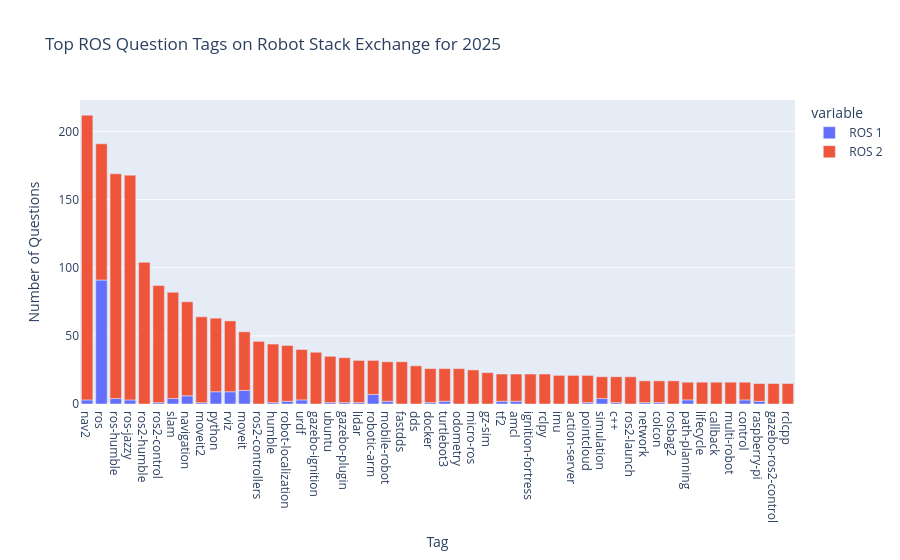

The cell this chart's notebook holds for it:
### Code cell
# The first two are ROS and ROS 2 so skip them
fig = px.bar(df[2:52], x="Tag", y=["ROS 1","ROS 2"],  title="Top ROS Question Tags on Robot Stack Exchange for {0}".format(this_year))
fig.update_layout(
        #autosize=False,
        #width=800,
        #height=400,
        #template='plotly_dark',
        yaxis_title=dict(text='Number of Questions'),#, font=dict(size=16, color='#FFFFFF')),
        #yaxis_title=dict(text='7 day avg', font=dict(size=16, color='#FFFFFF')),
        #plot_bgcolor='rgb(50, 50, 50)',
        #xaxis=dict(tickfont=dict(size=14, color='#FFFFFF')),
        #yaxis=dict(tickfont=dict(size=14, color='#FFFFFF')),
        #legend=dict(x=0.1, y=1.1, orientation='h', font=dict(color='#FFFFFF')),
        #margin=dict(l=10, r=10, t=100, b=50)
    )

fig.show()

### Figure 1 — Plotly figure (JSON) as saved in the notebook; plotly's stock layout.template omitted (floating-point values rounded to 4 significant figures)
{"data": [{"hovertemplate": "variable=ROS 1<br>Tag=%{x}<br>value=%{y}<extra></extra>", "legendgroup": "ROS 1", "marker": {"color": "#636efa", "pattern": {"shape": ""}}, "name": "ROS 1", "orientation": "v", "showlegend": true, "textposition": "auto", "type": "bar", "x": ["nav2", "ros", "ros-humble", "ros-jazzy", "ros2-humble", "ros2-control", "slam", "navigation", "moveit2", "python", "rviz", "moveit", "ros2-controllers", "humble", "robot-localization", "urdf", "gazebo-ignition", "ubuntu", "gazebo-plugin", "lidar", "robotic-arm", "mobile-robot", "fastdds", "dds", "docker", "turtlebot3", "odometry", "micro-ros", "gz-sim", "tf2", "amcl", "ignition-fortress", "rclpy", "imu", "action-server", "pointcloud", "simulation", "c++", "ros2-launch", "network", "colcon", "rosbag2", "path-planning", "lifecycle", "callback", "multi-robot", "control", "raspberry-pi", "gazebo-ros2-control", "rclcpp"], "xaxis": "x", "y": [3.0, 91.0, 4.0, 3.0, 0.0, 1.0, 4.0, 6.0, 1.0, 9.0, 9.0, 10.0, 0.0, 1.0, 2.0, 3.0, 0.0, 1.0, 1.0, 1.0, 7.0, 2.0, 0.0, 0.0, 1.0, 2.0, 0.0, 0.0, 0.0, 2.0, 2.0, 0.0, 0.0, 0.0, 0.0, 1.0, 4.0, 1.0, 0.0, 1.0, 1.0, 0.0, 3.0, 0.0, 0.0, 0.0, 3.0, 2.0, 0.0, 0.0], "yaxis": "y"}, {"hovertemplate": "variable=ROS 2<br>Tag=%{x}<br>value=%{y}<extra></extra>", "legendgroup": "ROS 2", "marker": {"color": "#EF553B", "pattern": {"shape": ""}}, "name": "ROS 2", "orientation": "v", "showlegend": true, "textposition": "auto", "type": "bar", "x": ["nav2", "ros", "ros-humble", "ros-jazzy", "ros2-humble", "ros2-control", "slam", "navigation", "moveit2", "python", "rviz", "moveit", "ros2-controllers", "humble", "robot-localization", "urdf", "gazebo-ignition", "ubuntu", "gazebo-plugin", "lidar", "robotic-arm", "mobile-robot", "fastdds", "dds", "docker", "turtlebot3", "odometry", "micro-ros", "gz-sim", "tf2", "amcl", "ignition-fortress", "rclpy", "imu", "action-server", "pointcloud", "simulation", "c++", "ros2-launch", "network", "colcon", "rosbag2", "path-planning", "lifecycle", "callback", "multi-robot", "control", "raspberry-pi", "gazebo-ros2-control", "rclcpp"], "xaxis": "x", "y": [209.0, 100.0, 165.0, 165.0, 104.0, 86.0, 78.0, 69.0, 63.0, 54.0, 52.0, 43.0, 46.0, 43.0, 41.0, 37.0, 38.0, 34.0, 33.0, 31.0, 25.0, 29.0, 31.0, 28.0, 25.0, 24.0, 26.0, 25.0, 23.0, 20.0, 20.0, 22.0, 22.0, 21.0, 21.0, 20.0, 16.0, 19.0, 20.0, 16.0, 16.0, 17.0, 13.0, 16.0, 16.0, 16.0, 13.0, 13.0, 15.0, 15.0], "yaxis": "y"}], "layout": {"barmode": "relative", "legend": {"title": {"text": "variable"}, "tracegroupgap": 0}, "title": {"text": "Top ROS Question Tags on Robot Stack Exchange for 2025"}, "xaxis": {"anchor": "y", "domain": [0, 1], "title": {"text": "Tag"}}, "yaxis": {"anchor": "x", "domain": [0, 1], "title": {"text": "Number of Questions"}}}}
